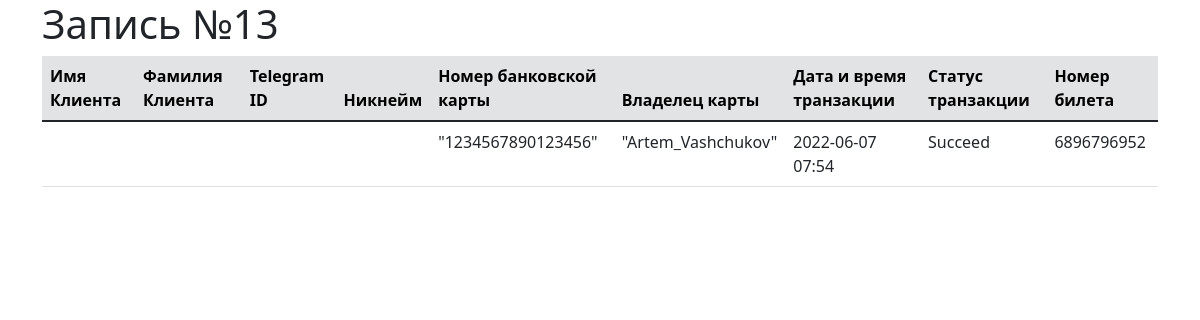
Screenshot of /chetverka/detalization/13 with the database file from the repository.
### chetverka/models.py (models this page shows, shortened)
class Ticket(models.Model):
    ticket_number = models.CharField('Номер билета', max_length=10, unique=True)
    transaction = models.ForeignKey('Transaction', on_delete=models.CASCADE, blank=True, null=True)
    tovar = models.ForeignKey('PricesAndProducts', on_delete=models.CASCADE, blank=True, null=True)
    class Meta:
        verbose_name = 'Билет'
        verbose_name_plural = 'Билеты'

class Transaction(models.Model):
    tr_datetime = models.DateTimeField('Дата и время транзакции', auto_now=True)
    tr_status = models.CharField('Статус транзакции', max_length=10)
    tr_obj_description = models.CharField('Описание покупки', max_length=500)
    bankcard = models.ForeignKey('bankCard', on_delete=models.CASCADE, blank=True, null=True)
    class Meta:
        verbose_name = 'Транзакция'
        verbose_name_plural = 'Транзакции'

class bankCard(models.Model):
    card_value = models.CharField('Номер карты', max_length=16)
    expired_month = models.CharField('Месяц истечения', max_length=2)
    expired_year = models.CharField('Год истечения', max_length=2)
    card_holder = models.CharField('Владелец карты', max_length=30)
    telegramuser = models.ForeignKey(TelegramUser, on_delete=models.CASCADE, blank=True, null=True, )
    class Meta:
        verbose_name = 'Банковская карта'
        verbose_name_plural = 'Банковские карты'

### chetverka/views.py (the view)
# urls.py: path('chetverka/detalization/<int:pk>', views.Detalization.as_view(), name="details"),
class Detalization(DetailView):
    model = Ticket
    template_name = 'chetverka/detalization.html'
    context_object_name = 'record'

### chetverka/templates/chetverka/detalization.html (shortened to what this page needs)
<!doctype html>
<html lang="en">
  <head>
    <link href="https://cdn.jsdelivr.net/npm/bootstrap@5.1.3/dist/css/bootstrap.min.css" rel="stylesheet">
  </head>
  <body class="container">
    <h1>Запись №{{ record.id }}</h1>
    <table class="table">
  <thead class="table-secondary">
    <tr>
      <th scope="col">Имя Клиента</th>
      <th scope="col">Фамилия Клиента</th>
      <th scope="col">Telegram ID</th>
      <th scope="col">Никнейм</th>
        <th scope="col">Номер банковской карты</th>
        <th scope="col">Владелец карты</th>
      <th scope="col">Дата и время транзакции</th>
      <th scope="col">Статус транзакции</th>
      <th scope="col">Номер билета</th>
    </tr>
  </thead>
  <tbody class="table">
    <tr>
      <td>{{ record.transaction.bankcard.telegramuser.telegram_user_first_name }}</td>
      <td>{{ record.transaction.bankcard.telegramuser.telegram_user_last_name }}</td>
      <td>{{ record.transaction.bankcard.telegramuser.telegram_user_id }}</td>
        <td>{{ record.transaction.bankcard.telegramuser.telegram_user_nickname }}</td>
      <td>{{ record.transaction.bankcard.card_value }}</td>
      <td>{{ record.transaction.bankcard.card_holder }}</td>
        <td>{{ record.transaction.tr_datetime|date:'Y-m-d H:i' }}</td>
      <td>{{ record.transaction.tr_status }}</td>
      <td>{{ record.ticket_number }}</td>
    </tr>
  </tbody>
</table>
  </body>
</html>

### rows the page displays
Ticket: transaction.bankcard.card_value "\"1234567890123456\"", transaction.bankcard.card_holder "\"Artem_Vashchukov\"", transaction.tr_datetime "2022-06-07 07:54", transaction.tr_status "Succeed", ticket_number "6896796952"
